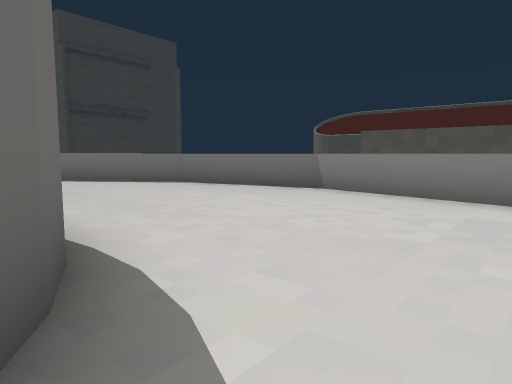
[1] (above)

16 first-person views from a walk through a 3-D level made in the Godot game engine. The camera is 1.4 m above the floor, tilts 6° down and sees 70° across. The floor is counted in squares, 2 m on a side. Each view is taken from the middle of a square. On the plan, view 1 faces up. The plan holds only what a view shows up to about 11 squares ahead; the rest is blank. The place goes on beyond the plan.

[2]
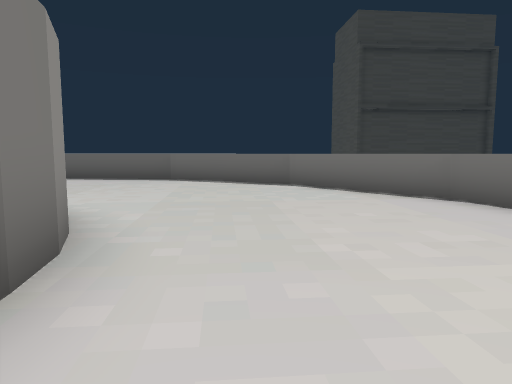

[3]
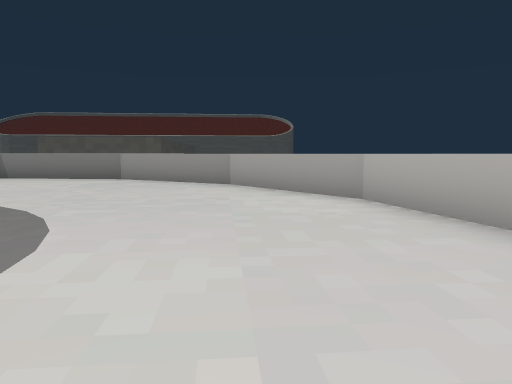

[4]
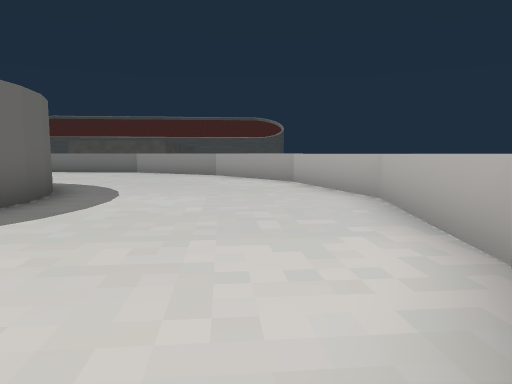

[5]
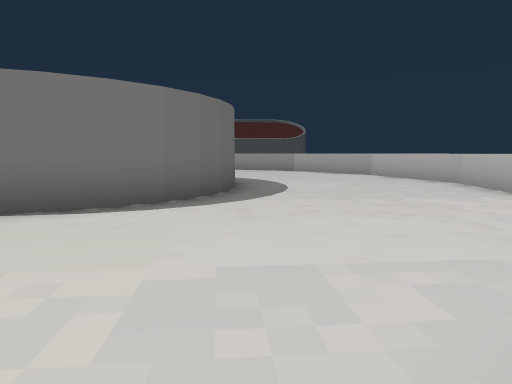

[6]
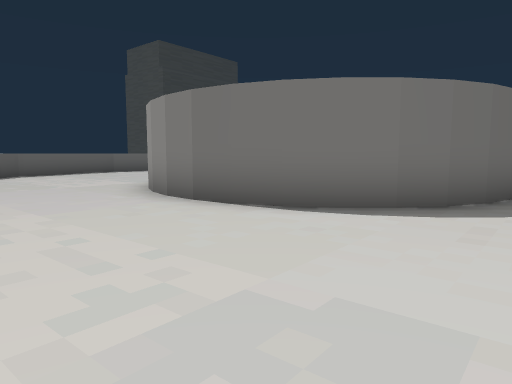

[7]
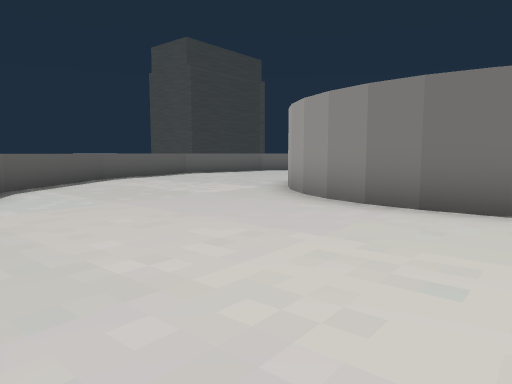

[8]
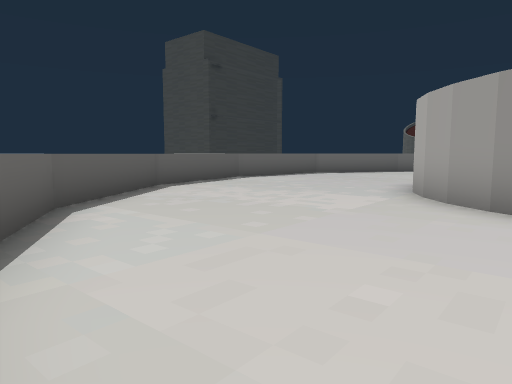

[9]
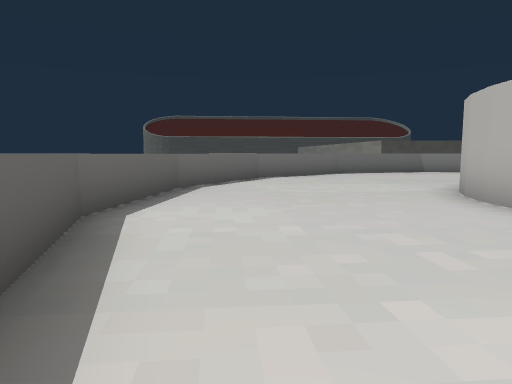

[10]
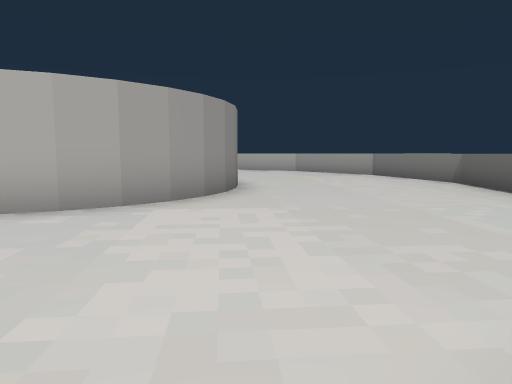

[11]
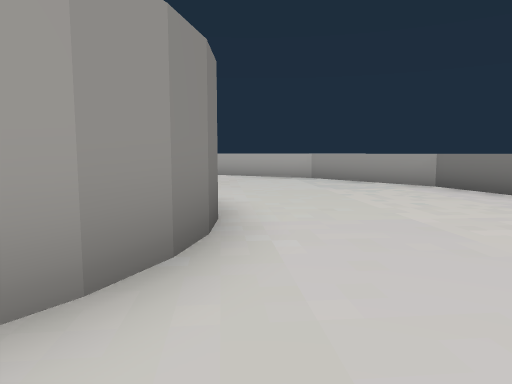

[12]
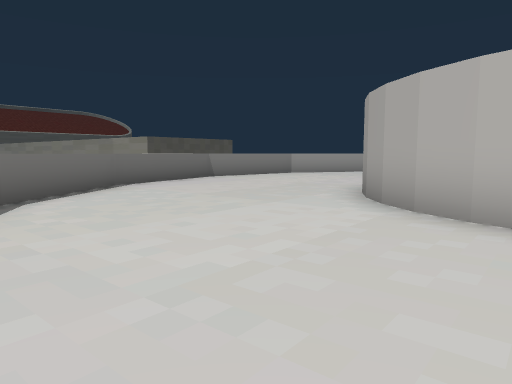

[13]
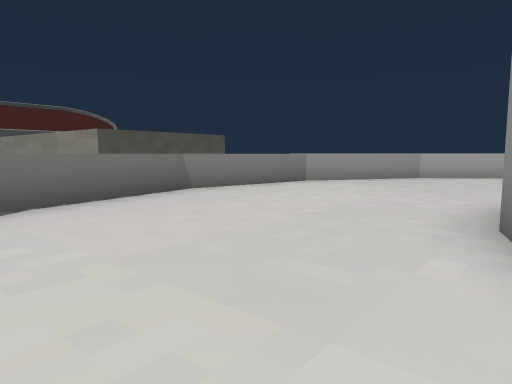

[14]
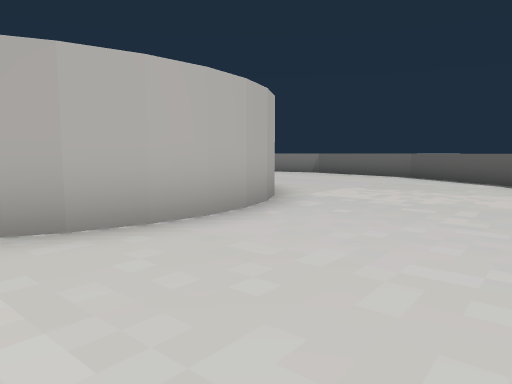

[15]
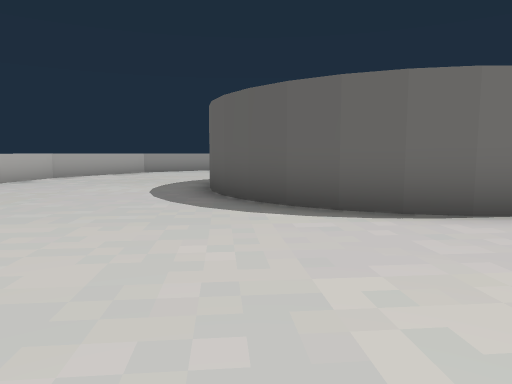

[16]
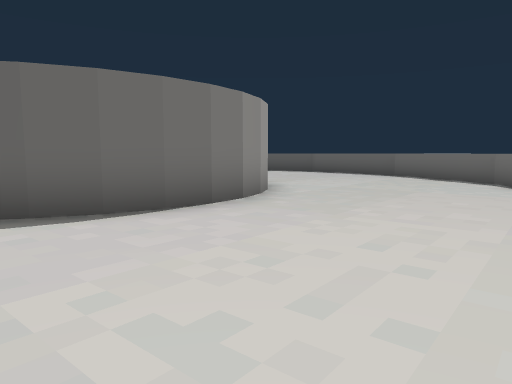

### Floor plan
Points are (right, up) in squares from view 1. A wall is a line through its corners. A room is listed if a view was taken in it or the views show most of it. See-through windows are left out.
Room 1 (views 1, 2, 3, 4, 5, 6, 7, 8, 9, 10, 11, 12, 13, 14, 15, 16)
walls: (-6.9, -2.5) (-7.5, -1.9); (-6.3, -2.9) (-7, -2.4); (-7.4, -2) (-7.9, -1.3); (-5.6, -3.2) (-6.4, -2.8); (-7.9, -1.4) (-8.2, -0.6); (-4.8, -3.3) (-5.7, -3.2); (-8.2, -0.7) (-8.3, 0.1) (-8.3, 0.9); (-4.1, -3.3) (-5, -3.3); (-3.3, -3.2) (-4.2, -3.3); (-8.3, 0.8) (-8.1, 1.7); (-2.7, -2.9) (-3.5, -3.2); (-8.2, 1.5) (-7.9, 2.3); (-7.9, 2.2) (-7.4, 2.9); (-7.5, 2.9) (-6.9, 3.5); (-1.1, -1.3) (-1.6, -2) (-2.1, -2.5) (-2.8, -2.9); (-7, 3.4) (-6.3, 3.8); (-0.9, -0.6) (-1.2, -1.4); (-6.4, 3.8) (-5.6, 4.1) (-4.8, 4.3); (-0.8, 0.2) (-0.9, -0.7); (-0.8, 0.9) (-0.8, 0); (-5, 4.2) (-4.1, 4.2) (-3.4, 4.1); (-0.9, 1.6) (-0.8, 0.8); (-1, -7.8) (-0.3, -7.5) (2.4, -5.3) (4.1, -2.2) (4.4, 0.1); (-1.2, 2.3) (-0.9, 1.5); (-3.5, 4.1) (-2.7, 3.8); (-2.8, 3.8) (-2.1, 3.4); (-1.6, 2.9) (-1.1, 2.1); (-2.2, 3.4) (-1.6, 2.8); (4.4, 0.9) (4.5, 1.3) (3.5, 4.7) (1.2, 7.4) (-1.9, 9.1) (-5.4, 9.5) (-8.8, 8.5) (-11.5, 6.2) (-13.2, 3.1) (-13.6, -0.4) (-12.5, -3.8) (-10.3, -6.5) (-7.2, -8.2) (-3.7, -8.6) (-2.7, -8.3)

Positions as (right, up) in squares from view 1, and headings:
1: (0, 0), facing up
2: (0, 3), facing up-left
3: (-1, -5), facing up-right
4: (-3, -8), facing up-right
5: (-7, -8), facing up-right
6: (-6, -8), facing up
7: (-9, -7), facing up
8: (-11, -5), facing up
9: (-13, 2), facing up-right
10: (-13, 3), facing down-right
11: (-10, 0), facing down-right
12: (-10, 6), facing right
13: (-6, 6), facing right
14: (-8, 7), facing down
15: (3, 4), facing down-left
16: (3, 4), facing left
